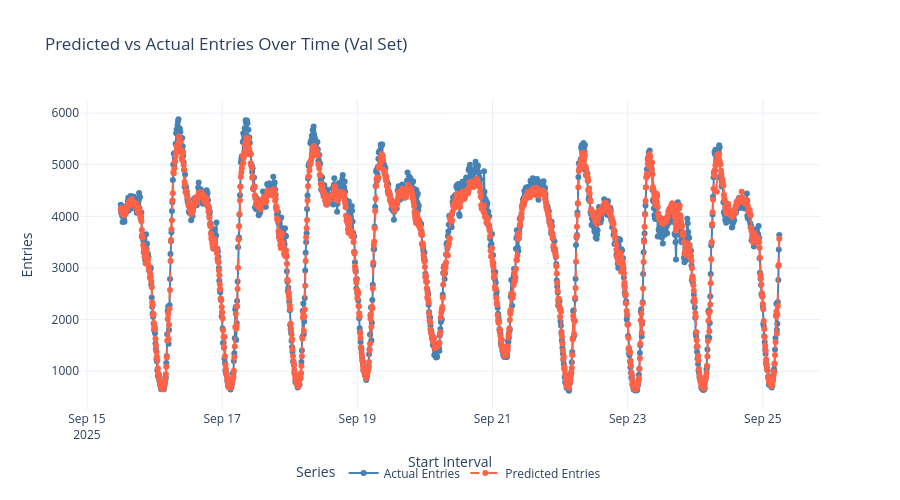

The notebook cell this image was saved under:
### Code cell
import pandas as pd
import plotly.graph_objects as go

# --- Load CSV ---
input_path = "/Users/athmiha/Desktop/final report/rf_val_preds_final.csv"
df_test_preds = pd.read_csv(input_path)


df_test_preds["start_interval"] = pd.to_datetime(df_test_preds["start_interval"])

# Group by time and sum values
entries_time_test = (
    df_test_preds.groupby("start_interval", as_index=False)[
        ["entries", "predicted_entries"]
    ]
    .sum()
    .sort_values("start_interval")
)

# Create plot
fig = go.Figure()

# Actual entries
fig.add_trace(go.Scatter(
    x=entries_time_test["start_interval"],
    y=entries_time_test["entries"],
    mode="lines+markers",
    name="Actual Entries",
    line=dict(color="steelblue", width=2)
))

# Predicted entries
fig.add_trace(go.Scatter(
    x=entries_time_test["start_interval"],
    y=entries_time_test["predicted_entries"],
    mode="lines+markers",
    name="Predicted Entries",
    line=dict(color="tomato", width=2, dash="dash")
))

# Layout
fig.update_layout(
    title="Predicted vs Actual Entries Over Time (Val Set)",
    xaxis_title="Start Interval",
    yaxis_title="Entries",
    hovermode="x unified",
    template="plotly_white",
    legend=dict(
        title="Series",
        orientation="h",
        yanchor="bottom", y=-0.25,
        xanchor="center", x=0.5
    ),
    height=500,
    width=900
)

fig.show()

### Figure 1 — Plotly figure (JSON) as saved in the notebook; plotly's stock layout.template omitted (floating-point values rounded to 4 significant figures; data arrays with more than 128 entries replaced by an {"elided": "..."} marker saying what was removed)
{"data": [{"line": {"color": "steelblue", "width": 2}, "mode": "lines+markers", "name": "Actual Entries", "type": "scatter", "x": {"elided": "1404 str values"}, "y": {"elided": "1404 int values"}}, {"line": {"color": "tomato", "dash": "dash", "width": 2}, "mode": "lines+markers", "name": "Predicted Entries", "type": "scatter", "x": {"elided": "1404 str values"}, "y": {"elided": "1404 float values"}}], "layout": {"height": 500, "hovermode": "x unified", "legend": {"orientation": "h", "title": {"text": "Series"}, "x": 0.5, "xanchor": "center", "y": -0.25, "yanchor": "bottom"}, "title": {"text": "Predicted vs Actual Entries Over Time (Val Set)"}, "width": 900, "xaxis": {"title": {"text": "Start Interval"}}, "yaxis": {"title": {"text": "Entries"}}}}
